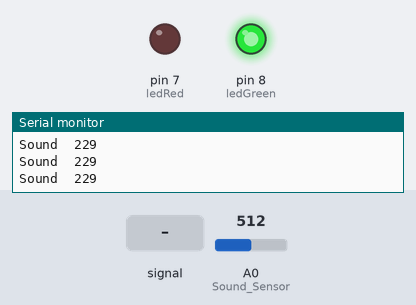
This sketch was run on a simulated Arduino Uno, built with avr-gcc and run on an emulated ATmega328P. Shown: output pins drawn as LEDs (lit = HIGH), the last lines printed to the serial monitor. Inputs (shaded band) come from the test bench; at power-on: A0 (Sound_Sensor) = 512.

Above: at 1.2 s.
1.3 s: A0 (Sound_Sensor) set to 903
3.1 s: A0 (Sound_Sensor) set to 930
At 4.8 s:
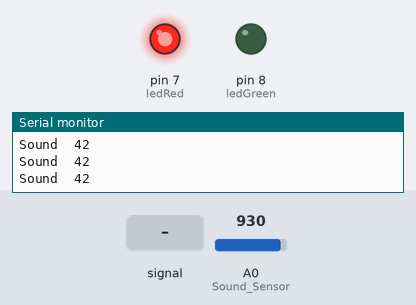
5.1 s: A0 (Sound_Sensor) set to 900
At 5.55 s:
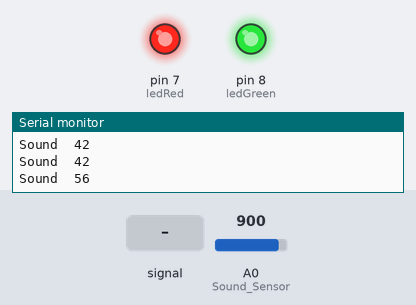
7.1 s: A0 (Sound_Sensor) fed a 200 Hz sine of ±81 counts around its level
At 8.3 s:
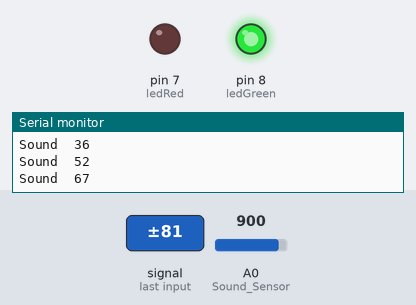
Timing chart, 0 to 12.4 s (numbered marks = the images above; inputs shaded):
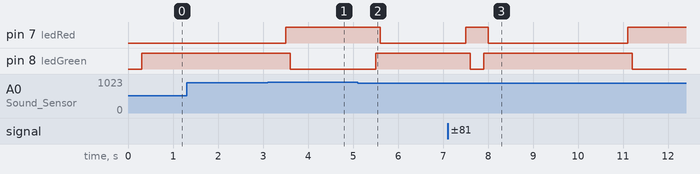

Measured:
- the behaviour switches between 911 and 912 on A0 (Sound_Sensor) (found by bisection; images 0 and 1)
- after the input at 3.1 s, pin 7 (ledRed): LOW → HIGH after 0.40 s; pin 8 (ledGreen): HIGH → LOW after 0.50 s
- after the input at 5.1 s, pin 7 (ledRed): HIGH → LOW after 0.51 s; pin 8 (ledGreen): LOW → HIGH after 0.41 s
- after the input at 7.1 s, pin 7 (ledRed): LOW → HIGH after 0.41 s, → LOW 0.50 s later, → HIGH 3.1 s later; pin 8 (ledGreen): HIGH → LOW after 0.51 s, → HIGH 0.30 s later, → LOW 3.3 s later

The sketch:

Sound_Sensor_LED.ino
```cpp
/*
Aralinks Coding Education
modified 27 April 2019
by Nikko Llanes
*/

int ledRed =7;
int ledGreen=8;

void setup() {
  Serial.begin(9600);
  pinMode(A0, INPUT);       //Sound Sensor
  pinMode(ledRed, OUTPUT);
  pinMode(ledGreen, OUTPUT);
}
void loop() {
  Serial.print("Sound\t");
  int A_Sound = analogRead(A0);
  A_Sound = map(A_Sound, 800, 1023, 100, 0);
  Serial.println(A_Sound);//Sound Value
  delay(300);

  if (A_Sound > 50) {
    digitalWrite(ledGreen, HIGH);
    delay(100);
    digitalWrite(ledRed, LOW);
  }
  else {
    digitalWrite(ledRed, HIGH);
    delay(100);
    digitalWrite(ledGreen, LOW);
    }
}
```
